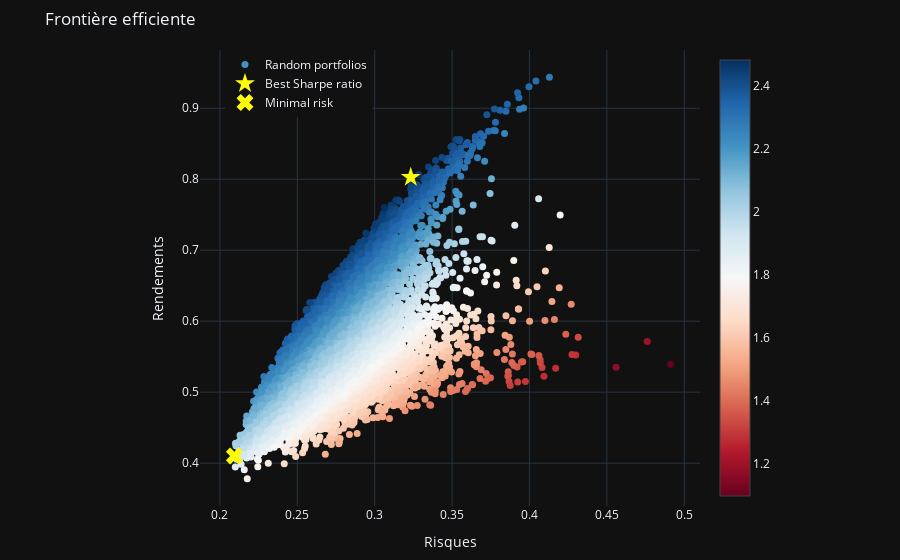

Notebook source saved alongside this figure:
### Markdown cell above
### Visualisation des résultats

### Code cell
fig = go.Figure()
fig.update_layout(
    margin=dict(l=200, r=200, t=50, b=50),
)
fig.add_trace(go.Scatter(x=portfolios_df['risks'], y=portfolios_df['returns'], mode='markers', marker=dict(color=portfolios_df['returns']/portfolios_df['risks'], showscale=True, colorscale='RdBu', size=7), name="Random portfolios"))

# On va ajouter une etoile pour le portefeuille avec le meilleur sharpe ratio
best_sharpe_ratio_index = (portfolios_df['returns']/portfolios_df['risks']).idxmax()
fig.add_trace(go.Scatter(x=[portfolios_df['risks'][best_sharpe_ratio_index]], y=[portfolios_df['returns'][best_sharpe_ratio_index]], mode='markers', marker=dict(color='yellow', size=15, symbol='star'), name="Best Sharpe ratio"))

# On va ajouter une croix pour le portefeuille avec le risque le plus faible
lowest_risk_index = portfolios_df['risks'].idxmin()
fig.add_trace(go.Scatter(x=[portfolios_df['risks'][lowest_risk_index]], y=[portfolios_df['returns'][lowest_risk_index]], mode='markers', marker=dict(color='yellow', size=15, symbol='x'), name="Minimal risk"))


fig.update_layout(title='Frontière efficiente', yaxis_title='Rendements', xaxis_title='Risques', legend=dict(yanchor="top", y=1, xanchor="left", x=0.05))
fig.show()

### Figure 1 — Plotly figure (JSON) as saved in the notebook; plotly's stock layout.template omitted (floating-point values rounded to 4 significant figures; data arrays with more than 128 entries replaced by an {"elided": "..."} marker saying what was removed)
{"data": [{"marker": {"color": {"elided": "10000 float values"}, "colorscale": [[0, "rgb(103,0,31)"], [0.1, "rgb(178,24,43)"], [0.2, "rgb(214,96,77)"], [0.3, "rgb(244,165,130)"], [0.4, "rgb(253,219,199)"], [0.5, "rgb(247,247,247)"], [0.6, "rgb(209,229,240)"], [0.7, "rgb(146,197,222)"], [0.8, "rgb(67,147,195)"], [0.9, "rgb(33,102,172)"], [1, "rgb(5,48,97)"]], "showscale": true, "size": 7}, "mode": "markers", "name": "Random portfolios", "type": "scatter", "x": {"elided": "10000 float values"}, "y": {"elided": "10000 float values"}}, {"marker": {"color": "yellow", "size": 15, "symbol": "star"}, "mode": "markers", "name": "Best Sharpe ratio", "type": "scatter", "x": [0.3233], "y": [0.8028]}, {"marker": {"color": "yellow", "size": 15, "symbol": "x"}, "mode": "markers", "name": "Minimal risk", "type": "scatter", "x": [0.2093], "y": [0.4101]}], "layout": {"legend": {"x": 0.05, "xanchor": "left", "y": 1, "yanchor": "top"}, "margin": {"b": 50, "l": 200, "r": 200, "t": 50}, "title": {"text": "Frontière efficiente"}, "xaxis": {"title": {"text": "Risques"}}, "yaxis": {"title": {"text": "Rendements"}}}}
